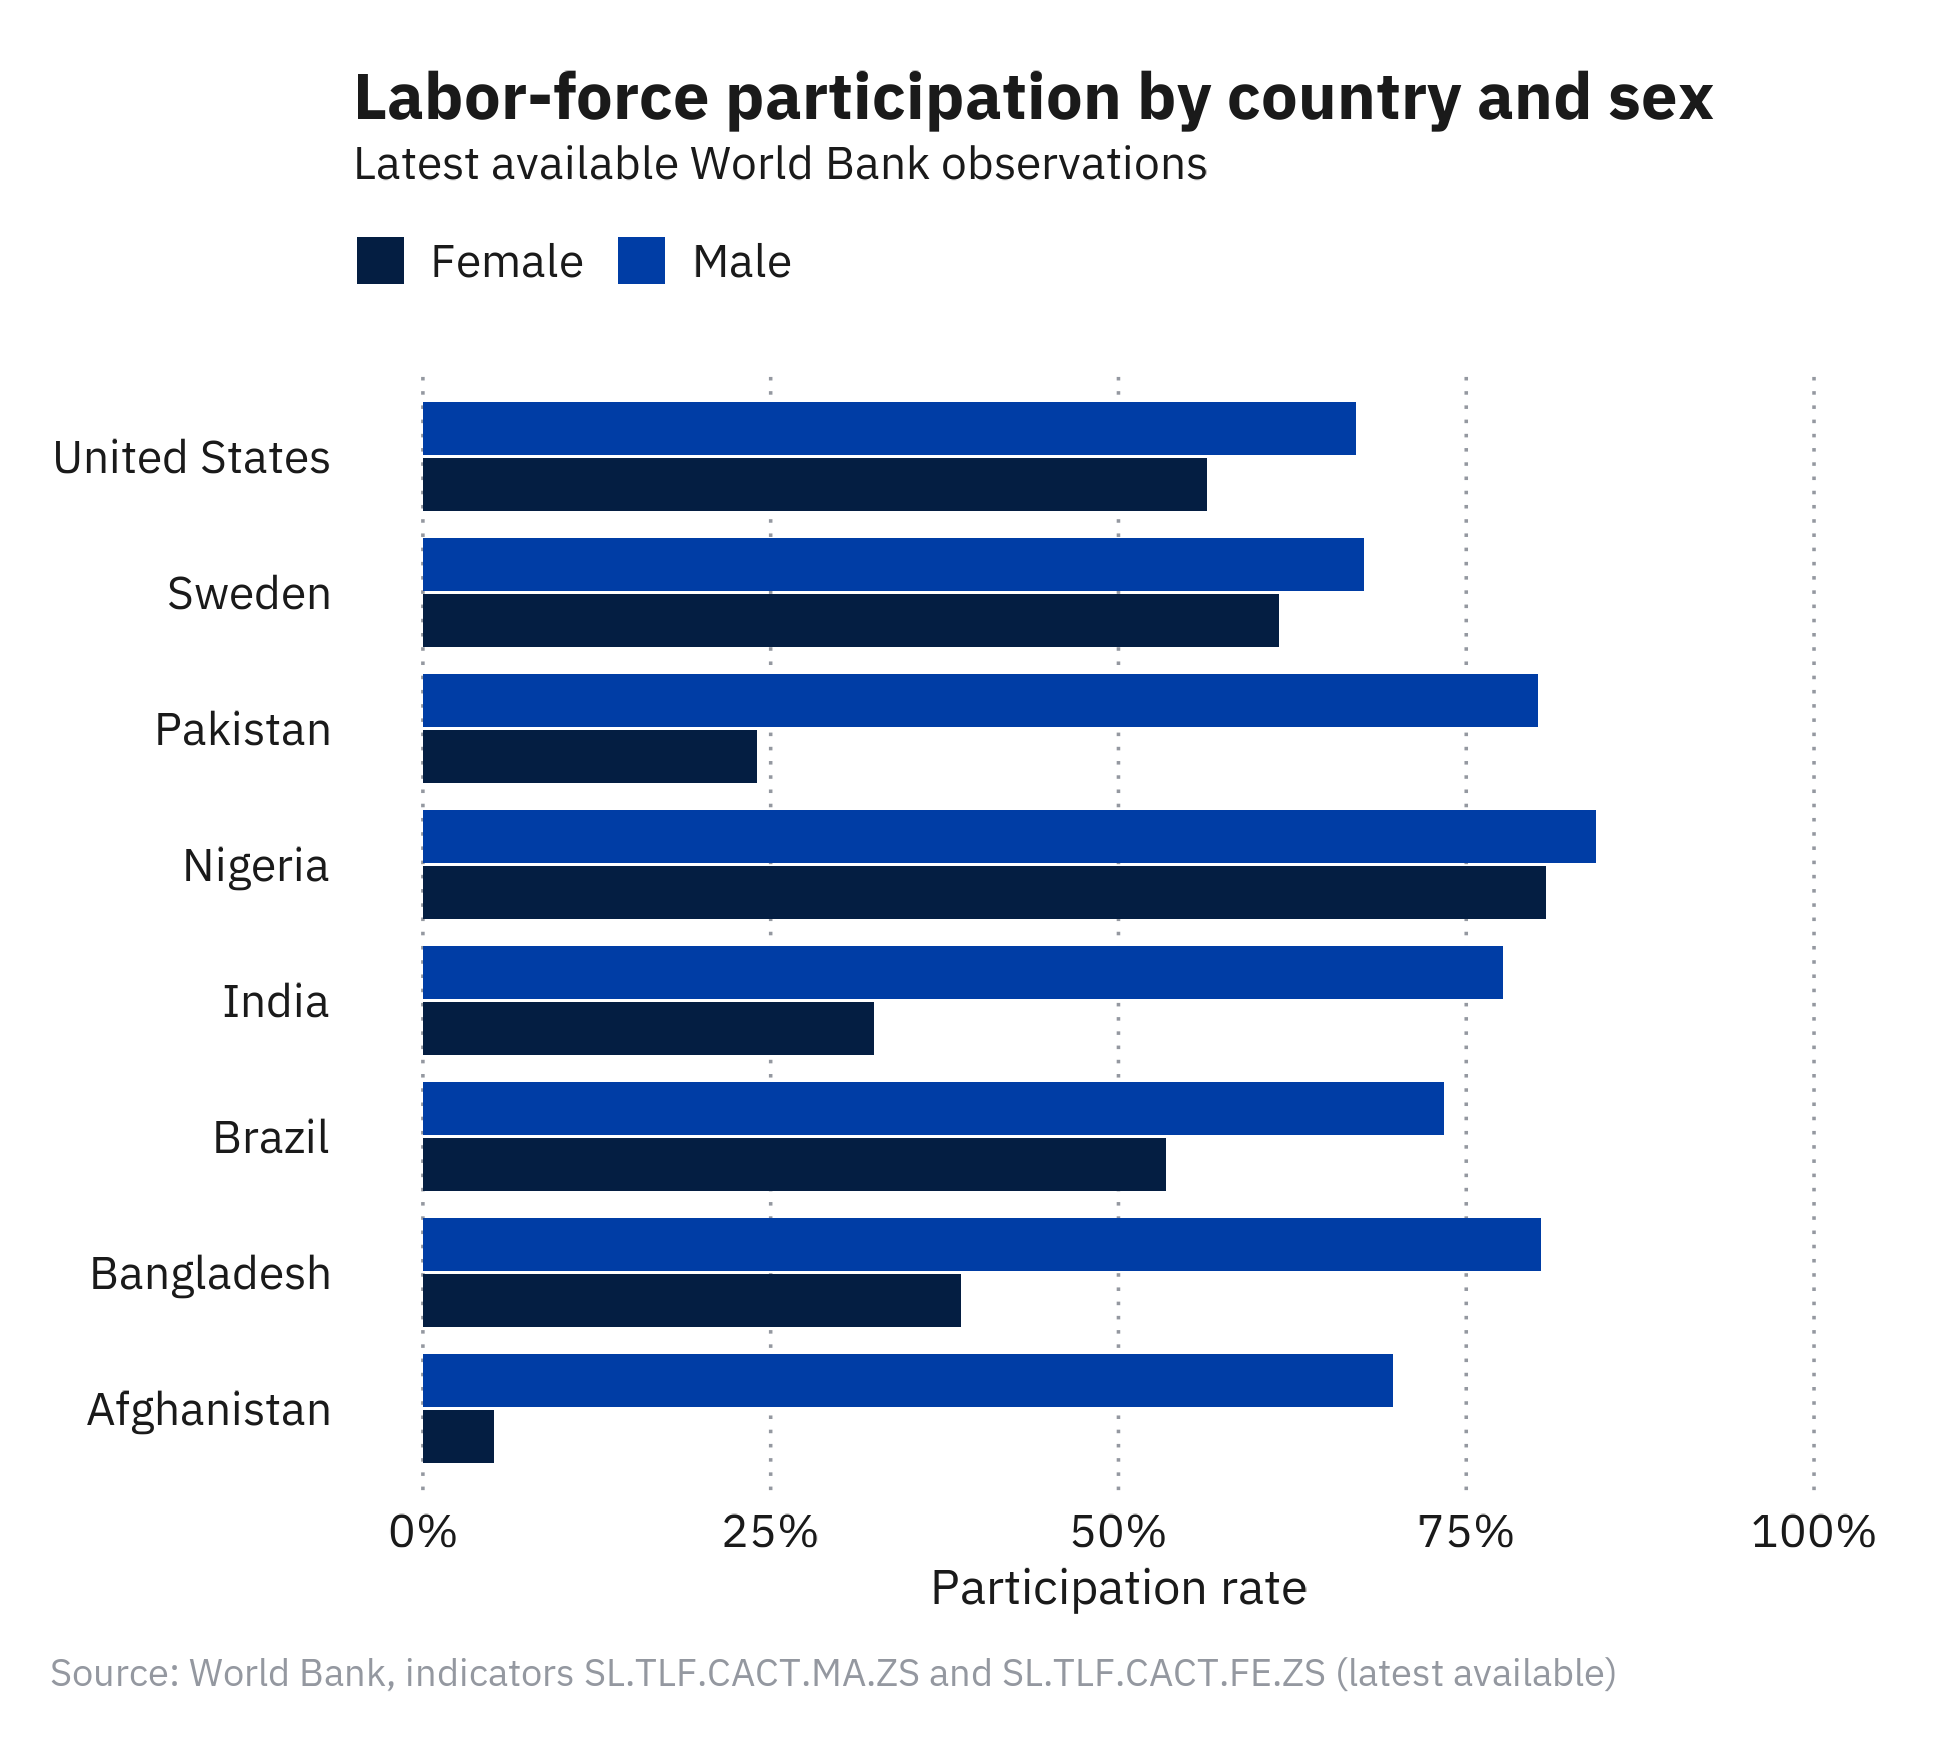

R code for this plot:
source("theme_k88chart.R")

df_bar <- read.csv("data/bar.csv", stringsAsFactors = FALSE)
country_levels <- unique(df_bar$country)
df_bar$country <- factor(df_bar$country, levels = country_levels)

p <- ggplot(df_bar, aes(y = country, x = participation_rate, fill = sex)) +
  geom_col(position = position_dodge(width = 0.82), width = 0.78) +
  scale_x_continuous(labels = scales::percent_format(scale = 1), limits = c(0, 100)) +
  scale_fill_k88("blues") +
  labs(
    title = "Labor-force participation by country and sex",
    subtitle = "Latest available World Bank observations",
    x = "Participation rate",
    y = NULL,
    caption = k88_source_caption("World Bank, indicators SL.TLF.CACT.MA.ZS and SL.TLF.CACT.FE.ZS (latest available)")
  ) +
  theme_k88chart() +
  theme(
    panel.grid.major.x = element_line(color = k88_gray, linewidth = 0.4, linetype = "dotted"),
    panel.grid.major.y = element_blank()
  )

k88_save("examples/bar.png", p, height = 5.8)
